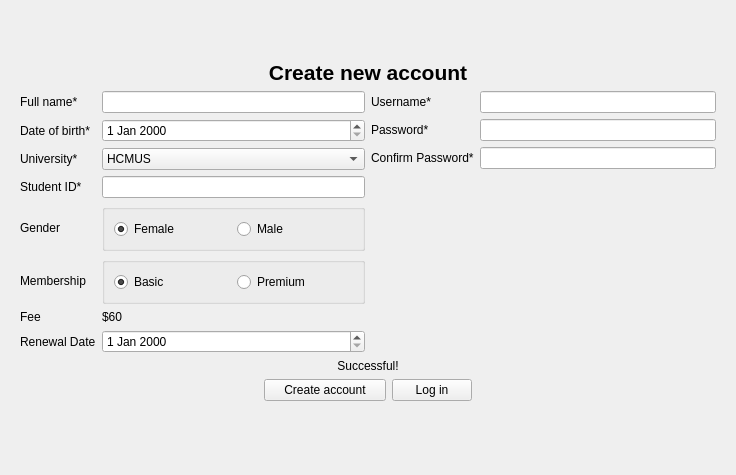
<?xml version="1.0" encoding="UTF-8"?>
<ui version="4.0">
 <class>LoginDialog</class>
 <widget class="QDialog" name="LoginDialog">
  <property name="geometry">
   <rect>
    <x>0</x>
    <y>0</y>
    <width>736</width>
    <height>475</height>
   </rect>
  </property>
  <property name="windowTitle">
   <string>Dialog</string>
  </property>
  <layout class="QGridLayout" name="gridLayout_2">
   <item row="0" column="0">
    <widget class="QStackedWidget" name="stackedWidget">
     <property name="currentIndex">
      <number>1</number>
     </property>
     <widget class="QWidget" name="pageLogin">
      <layout class="QGridLayout" name="gridLayout_5" columnstretch="1,2,1">
       <item row="0" column="1">
        <spacer name="verticalSpacer">
         <property name="orientation">
          <enum>Qt::Vertical</enum>
         </property>
         <property name="sizeHint" stdset="0">
          <size>
           <width>20</width>
           <height>40</height>
          </size>
         </property>
        </spacer>
       </item>
       <item row="1" column="0" rowspan="6">
        <spacer name="horizontalSpacer_5">
         <property name="orientation">
          <enum>Qt::Horizontal</enum>
         </property>
         <property name="sizeHint" stdset="0">
          <size>
           <width>307</width>
           <height>20</height>
          </size>
         </property>
        </spacer>
       </item>
       <item row="1" column="1">
        <widget class="QLabel" name="label_12">
         <property name="font">
          <font>
           <pointsize>18</pointsize>
           <bold>true</bold>
          </font>
         </property>
         <property name="text">
          <string>Log In</string>
         </property>
         <property name="alignment">
          <set>Qt::AlignCenter</set>
         </property>
        </widget>
       </item>
       <item row="1" column="2" rowspan="6">
        <spacer name="horizontalSpacer_6">
         <property name="orientation">
          <enum>Qt::Horizontal</enum>
         </property>
         <property name="sizeHint" stdset="0">
          <size>
           <width>307</width>
           <height>20</height>
          </size>
         </property>
        </spacer>
       </item>
       <item row="2" column="1">
        <layout class="QGridLayout" name="gridLayout">
         <item row="0" column="0">
          <widget class="QLabel" name="label">
           <property name="text">
            <string>Username</string>
           </property>
          </widget>
         </item>
         <item row="0" column="1">
          <widget class="QLineEdit" name="txtUsername"/>
         </item>
         <item row="1" column="0">
          <widget class="QLabel" name="label_3">
           <property name="text">
            <string>Password</string>
           </property>
          </widget>
         </item>
         <item row="1" column="1">
          <widget class="QLineEdit" name="txtPass">
           <property name="echoMode">
            <enum>QLineEdit::Password</enum>
           </property>
          </widget>
         </item>
        </layout>
       </item>
       <item row="3" column="1">
        <layout class="QHBoxLayout" name="horizontalLayout">
         <item>
          <spacer name="horizontalSpacer">
           <property name="orientation">
            <enum>Qt::Horizontal</enum>
           </property>
           <property name="sizeHint" stdset="0">
            <size>
             <width>40</width>
             <height>20</height>
            </size>
           </property>
          </spacer>
         </item>
         <item>
          <widget class="QPushButton" name="btnLogin">
           <property name="text">
            <string>Log in</string>
           </property>
          </widget>
         </item>
         <item>
          <spacer name="horizontalSpacer_2">
           <property name="orientation">
            <enum>Qt::Horizontal</enum>
           </property>
           <property name="sizeHint" stdset="0">
            <size>
             <width>40</width>
             <height>20</height>
            </size>
           </property>
          </spacer>
         </item>
        </layout>
       </item>
       <item row="4" column="1">
        <widget class="QLabel" name="lblFailedLogin">
         <property name="styleSheet">
          <string notr="true">color: rgb(255, 0, 0);</string>
         </property>
         <property name="text">
          <string>The Username or Password is incorrect</string>
         </property>
         <property name="alignment">
          <set>Qt::AlignCenter</set>
         </property>
        </widget>
       </item>
       <item row="5" column="1">
        <spacer name="verticalSpacer_3">
         <property name="orientation">
          <enum>Qt::Vertical</enum>
         </property>
         <property name="sizeHint" stdset="0">
          <size>
           <width>20</width>
           <height>60</height>
          </size>
         </property>
        </spacer>
       </item>
       <item row="6" column="1">
        <layout class="QHBoxLayout" name="horizontalLayout_4">
         <item>
          <spacer name="horizontalSpacer_3">
           <property name="orientation">
            <enum>Qt::Horizontal</enum>
           </property>
           <property name="sizeHint" stdset="0">
            <size>
             <width>40</width>
             <height>20</height>
            </size>
           </property>
          </spacer>
         </item>
         <item>
          <layout class="QVBoxLayout" name="verticalLayout">
           <item>
            <widget class="QLabel" name="label_4">
             <property name="text">
              <string>Do not have an account?</string>
             </property>
            </widget>
           </item>
           <item>
            <widget class="QPushButton" name="btnSignup">
             <property name="text">
              <string>Sign up</string>
             </property>
            </widget>
           </item>
          </layout>
         </item>
         <item>
          <spacer name="horizontalSpacer_4">
           <property name="orientation">
            <enum>Qt::Horizontal</enum>
           </property>
           <property name="sizeHint" stdset="0">
            <size>
             <width>40</width>
             <height>20</height>
            </size>
           </property>
          </spacer>
         </item>
        </layout>
       </item>
       <item row="7" column="1">
        <spacer name="verticalSpacer_4">
         <property name="orientation">
          <enum>Qt::Vertical</enum>
         </property>
         <property name="sizeHint" stdset="0">
          <size>
           <width>20</width>
           <height>40</height>
          </size>
         </property>
        </spacer>
       </item>
      </layout>
     </widget>
     <widget class="QWidget" name="pageSignUp">
      <layout class="QGridLayout" name="gridLayout_6">
       <item row="0" column="0">
        <spacer name="verticalSpacer_5">
         <property name="orientation">
          <enum>Qt::Vertical</enum>
         </property>
         <property name="sizeHint" stdset="0">
          <size>
           <width>20</width>
           <height>1</height>
          </size>
         </property>
        </spacer>
       </item>
       <item row="1" column="0">
        <layout class="QVBoxLayout" name="verticalLayout_3">
         <item>
          <widget class="QLabel" name="label_11">
           <property name="font">
            <font>
             <pointsize>16</pointsize>
             <bold>true</bold>
            </font>
           </property>
           <property name="text">
            <string>Create new account</string>
           </property>
           <property name="alignment">
            <set>Qt::AlignCenter</set>
           </property>
          </widget>
         </item>
         <item>
          <layout class="QHBoxLayout" name="horizontalLayout_2" stretch="0,0">
           <item>
            <layout class="QGridLayout" name="gridLayout_3" columnstretch="0,0,0,0">
             <item row="0" column="0">
              <widget class="QLabel" name="label_2">
               <property name="text">
                <string>Full name*</string>
               </property>
              </widget>
             </item>
             <item row="0" column="1">
              <widget class="QLineEdit" name="txtName"/>
             </item>
             <item row="8" column="0">
              <widget class="QLabel" name="label_15">
               <property name="text">
                <string>Renewal Date</string>
               </property>
              </widget>
             </item>
             <item row="5" column="1">
              <widget class="QGroupBox" name="groupBox">
               <property name="title">
                <string/>
               </property>
               <layout class="QHBoxLayout" name="horizontalLayout_6">
                <item>
                 <widget class="QRadioButton" name="rdbFemale">
                  <property name="text">
                   <string>Female</string>
                  </property>
                  <property name="checked">
                   <bool>true</bool>
                  </property>
                 </widget>
                </item>
                <item>
                 <widget class="QRadioButton" name="rdbMale">
                  <property name="text">
                   <string>Male</string>
                  </property>
                 </widget>
                </item>
               </layout>
              </widget>
             </item>
             <item row="5" column="0">
              <widget class="QLabel" name="label_5">
               <property name="text">
                <string>Gender</string>
               </property>
              </widget>
             </item>
             <item row="1" column="1">
              <widget class="QDateEdit" name="edtDateOfBirth"/>
             </item>
             <item row="4" column="0">
              <widget class="QLabel" name="label_8">
               <property name="text">
                <string>Student ID*</string>
               </property>
              </widget>
             </item>
             <item row="4" column="1">
              <widget class="QLineEdit" name="txtSID"/>
             </item>
             <item row="6" column="1">
              <widget class="QGroupBox" name="groupBox_2">
               <property name="title">
                <string/>
               </property>
               <layout class="QHBoxLayout" name="horizontalLayout_7">
                <item>
                 <widget class="QRadioButton" name="rdbBasic">
                  <property name="text">
                   <string>Basic</string>
                  </property>
                  <property name="checked">
                   <bool>true</bool>
                  </property>
                 </widget>
                </item>
                <item>
                 <widget class="QRadioButton" name="rdbPremium">
                  <property name="text">
                   <string>Premium</string>
                  </property>
                 </widget>
                </item>
               </layout>
              </widget>
             </item>
             <item row="2" column="0">
              <widget class="QLabel" name="label_7">
               <property name="text">
                <string>University*</string>
               </property>
              </widget>
             </item>
             <item row="1" column="0">
              <widget class="QLabel" name="label_6">
               <property name="text">
                <string>Date of birth*</string>
               </property>
              </widget>
             </item>
             <item row="6" column="0">
              <widget class="QLabel" name="label_9">
               <property name="text">
                <string>Membership</string>
               </property>
              </widget>
             </item>
             <item row="2" column="1">
              <widget class="QComboBox" name="cbbUni">
               <item>
                <property name="text">
                 <string>HCMUS</string>
                </property>
               </item>
               <item>
                <property name="text">
                 <string>HCMUT</string>
                </property>
               </item>
               <item>
                <property name="text">
                 <string>USSH</string>
                </property>
               </item>
               <item>
                <property name="text">
                 <string>IU</string>
                </property>
               </item>
               <item>
                <property name="text">
                 <string>UEL</string>
                </property>
               </item>
               <item>
                <property name="text">
                 <string>UIT</string>
                </property>
               </item>
               <item>
                <property name="text">
                 <string>HCMUTE</string>
                </property>
               </item>
              </widget>
             </item>
             <item row="8" column="1">
              <widget class="QDateEdit" name="edtRenewalDate"/>
             </item>
             <item row="7" column="0">
              <widget class="QLabel" name="label_10">
               <property name="text">
                <string>Fee</string>
               </property>
              </widget>
             </item>
             <item row="7" column="1">
              <widget class="QLabel" name="lblFee">
               <property name="text">
                <string>$60</string>
               </property>
              </widget>
             </item>
            </layout>
           </item>
           <item>
            <layout class="QVBoxLayout" name="verticalLayout_2">
             <item>
              <layout class="QGridLayout" name="gridLayout_4" columnstretch="0,0">
               <item row="0" column="0">
                <widget class="QLabel" name="label_13">
                 <property name="text">
                  <string>Username*</string>
                 </property>
                </widget>
               </item>
               <item row="1" column="1">
                <widget class="QLineEdit" name="txtNewPassword">
                 <property name="echoMode">
                  <enum>QLineEdit::Password</enum>
                 </property>
                </widget>
               </item>
               <item row="1" column="0">
                <widget class="QLabel" name="label_14">
                 <property name="text">
                  <string>Password*</string>
                 </property>
                </widget>
               </item>
               <item row="0" column="1">
                <widget class="QLineEdit" name="txtNewUsername"/>
               </item>
               <item row="2" column="0">
                <widget class="QLabel" name="label_16">
                 <property name="text">
                  <string>Confirm Password*</string>
                 </property>
                </widget>
               </item>
               <item row="2" column="1">
                <widget class="QLineEdit" name="txtNewPassword_2">
                 <property name="echoMode">
                  <enum>QLineEdit::Password</enum>
                 </property>
                </widget>
               </item>
              </layout>
             </item>
             <item>
              <spacer name="verticalSpacer_2">
               <property name="orientation">
                <enum>Qt::Vertical</enum>
               </property>
               <property name="sizeHint" stdset="0">
                <size>
                 <width>20</width>
                 <height>40</height>
                </size>
               </property>
              </spacer>
             </item>
            </layout>
           </item>
          </layout>
         </item>
         <item>
          <widget class="QLabel" name="lblSignUpStt">
           <property name="text">
            <string>Successful!</string>
           </property>
           <property name="alignment">
            <set>Qt::AlignCenter</set>
           </property>
          </widget>
         </item>
         <item>
          <layout class="QHBoxLayout" name="horizontalLayout_5" stretch="2,1,0,2">
           <item>
            <spacer name="horizontalSpacer_7">
             <property name="orientation">
              <enum>Qt::Horizontal</enum>
             </property>
             <property name="sizeHint" stdset="0">
              <size>
               <width>40</width>
               <height>20</height>
              </size>
             </property>
            </spacer>
           </item>
           <item>
            <widget class="QPushButton" name="btnCreate">
             <property name="text">
              <string>Create account</string>
             </property>
            </widget>
           </item>
           <item>
            <widget class="QPushButton" name="btnBackToLogin">
             <property name="text">
              <string>Log in</string>
             </property>
            </widget>
           </item>
           <item>
            <spacer name="horizontalSpacer_8">
             <property name="orientation">
              <enum>Qt::Horizontal</enum>
             </property>
             <property name="sizeHint" stdset="0">
              <size>
               <width>40</width>
               <height>20</height>
              </size>
             </property>
            </spacer>
           </item>
          </layout>
         </item>
         <item>
          <layout class="QHBoxLayout" name="horizontalLayout_9" stretch=""/>
         </item>
        </layout>
       </item>
       <item row="2" column="0">
        <spacer name="verticalSpacer_6">
         <property name="orientation">
          <enum>Qt::Vertical</enum>
         </property>
         <property name="sizeHint" stdset="0">
          <size>
           <width>20</width>
           <height>54</height>
          </size>
         </property>
        </spacer>
       </item>
      </layout>
     </widget>
    </widget>
   </item>
  </layout>
 </widget>
 <tabstops>
  <tabstop>btnCreate</tabstop>
  <tabstop>btnBackToLogin</tabstop>
  <tabstop>txtUsername</tabstop>
  <tabstop>txtPass</tabstop>
  <tabstop>btnLogin</tabstop>
  <tabstop>btnSignup</tabstop>
  <tabstop>txtName</tabstop>
  <tabstop>edtDateOfBirth</tabstop>
  <tabstop>cbbUni</tabstop>
  <tabstop>txtSID</tabstop>
  <tabstop>rdbFemale</tabstop>
  <tabstop>rdbMale</tabstop>
  <tabstop>rdbBasic</tabstop>
  <tabstop>rdbPremium</tabstop>
  <tabstop>edtRenewalDate</tabstop>
  <tabstop>rdbFemale_2</tabstop>
  <tabstop>rdbMale_2</tabstop>
  <tabstop>txtNewUsername</tabstop>
  <tabstop>txtNewPassword</tabstop>
  <tabstop>txtNewPassword_2</tabstop>
 </tabstops>
 <resources/>
 <connections/>
</ui>
